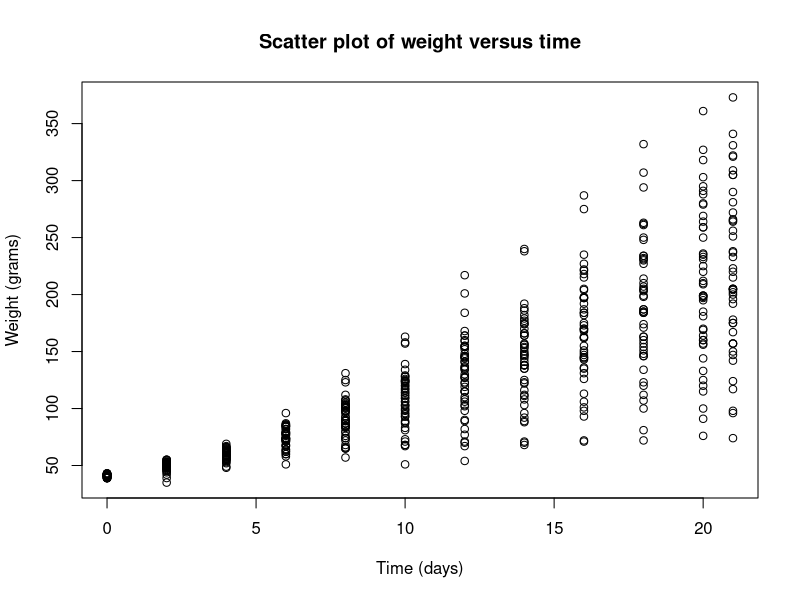
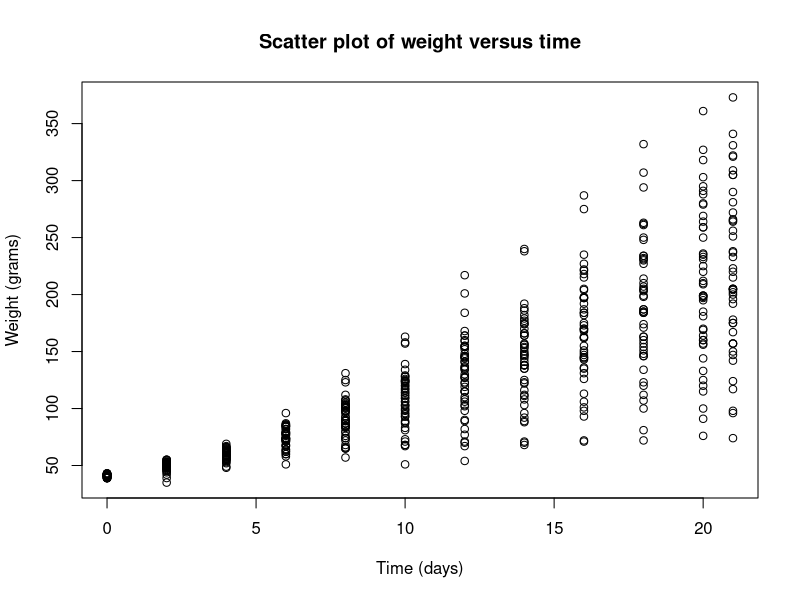
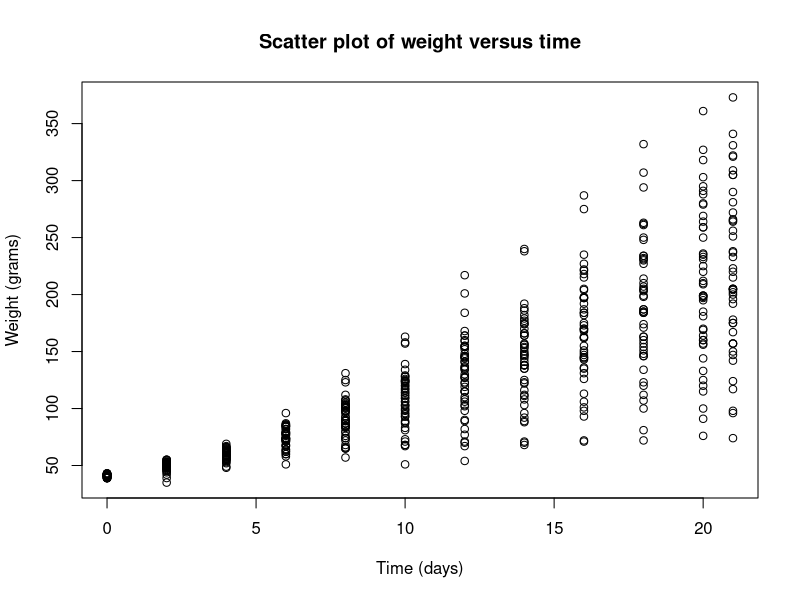

These figures' R source, in order:
## ---- chunk 1
knitr::opts_chunk$set(echo = TRUE)
## ---- chunk 2
library(knitr)
opts_chunk$set(tidy.opts=list(width.cutoff=70),tidy=TRUE)
## ---- chunk 3
summary(ChickWeight)
## ---- chunk 4
summary(ChickWeight)
## ---- chunk 5
plot(x = ChickWeight$Time, y = ChickWeight$weight, xlab = "Time (days)", ylab = "Weight (grams)", main = "Scatter plot of weight versus time")
## ---- chunk 6
plot(x = ChickWeight$Time, y = ChickWeight$weight, xlab = "Time (days)", ylab = "Weight (grams)", main = "Scatter plot of weight versus time")
## ---- chunk 7
plot(x = ChickWeight$Time, y = ChickWeight$weight, xlab = "Time (days)", ylab = "Weight (grams)", main = "Scatter plot of weight versus time")
